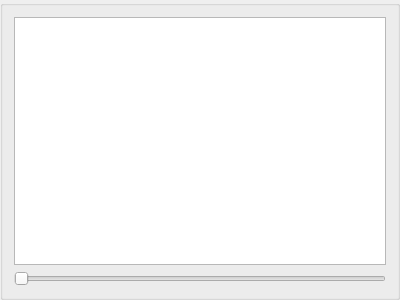
<?xml version="1.0" encoding="UTF-8"?>
<ui version="4.0">
 <class>sceneAsservissement</class>
 <widget class="QGroupBox" name="sceneAsservissement">
  <property name="geometry">
   <rect>
    <x>0</x>
    <y>0</y>
    <width>400</width>
    <height>300</height>
   </rect>
  </property>
  <property name="sizePolicy">
   <sizepolicy hsizetype="Expanding" vsizetype="Expanding">
    <horstretch>0</horstretch>
    <verstretch>0</verstretch>
   </sizepolicy>
  </property>
  <property name="windowTitle">
   <string>GroupBox</string>
  </property>
  <layout class="QGridLayout" name="gridLayout">
   <item row="0" column="0">
    <widget class="QGraphicsView" name="GV_asserv">
     <property name="font">
      <font>
       <family>Arial</family>
       <pointsize>10</pointsize>
      </font>
     </property>
    </widget>
   </item>
   <item row="1" column="0">
    <widget class="QSlider" name="HS_zoomAsserv">
     <property name="font">
      <font>
       <family>Arial</family>
       <pointsize>10</pointsize>
      </font>
     </property>
     <property name="minimum">
      <number>1</number>
     </property>
     <property name="maximum">
      <number>5</number>
     </property>
     <property name="pageStep">
      <number>1</number>
     </property>
     <property name="orientation">
      <enum>Qt::Horizontal</enum>
     </property>
    </widget>
   </item>
  </layout>
 </widget>
 <resources/>
 <connections/>
</ui>
